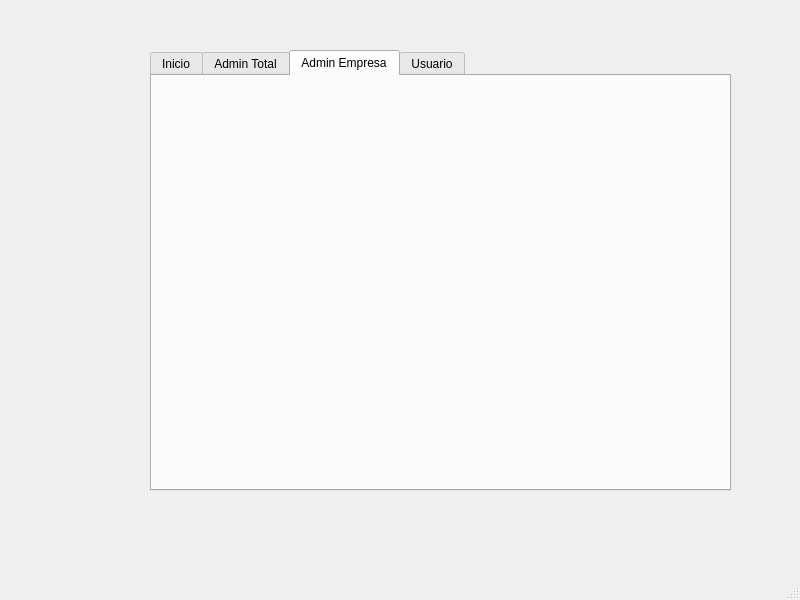
<?xml version="1.0" encoding="UTF-8"?>
<ui version="4.0">
 <class>MainWindow</class>
 <widget class="QMainWindow" name="MainWindow">
  <property name="geometry">
   <rect>
    <x>0</x>
    <y>0</y>
    <width>800</width>
    <height>600</height>
   </rect>
  </property>
  <property name="windowTitle">
   <string>MainWindow</string>
  </property>
  <widget class="QWidget" name="centralwidget">
   <widget class="QTabWidget" name="tabWidget">
    <property name="geometry">
     <rect>
      <x>150</x>
      <y>50</y>
      <width>581</width>
      <height>441</height>
     </rect>
    </property>
    <property name="currentIndex">
     <number>2</number>
    </property>
    <widget class="QWidget" name="Login">
     <property name="sizePolicy">
      <sizepolicy hsizetype="Preferred" vsizetype="Preferred">
       <horstretch>0</horstretch>
       <verstretch>0</verstretch>
      </sizepolicy>
     </property>
     <attribute name="title">
      <string>Inicio</string>
     </attribute>
     <widget class="QLineEdit" name="lineEditUsuario">
      <property name="geometry">
       <rect>
        <x>130</x>
        <y>140</y>
        <width>231</width>
        <height>21</height>
       </rect>
      </property>
     </widget>
     <widget class="QPushButton" name="btnEntrar">
      <property name="geometry">
       <rect>
        <x>200</x>
        <y>200</y>
        <width>80</width>
        <height>24</height>
       </rect>
      </property>
      <property name="text">
       <string>Entrar</string>
      </property>
     </widget>
     <widget class="QLabel" name="label">
      <property name="geometry">
       <rect>
        <x>130</x>
        <y>120</y>
        <width>153</width>
        <height>16</height>
       </rect>
      </property>
      <property name="text">
       <string>Inserte su nombre de usuario</string>
      </property>
     </widget>
    </widget>
    <widget class="QWidget" name="AdminTotal">
     <attribute name="title">
      <string>Admin Total</string>
     </attribute>
    </widget>
    <widget class="QWidget" name="AdminEmpresa">
     <attribute name="title">
      <string>Admin Empresa</string>
     </attribute>
     <widget class="QWidget" name="verticalLayoutWidget">
      <property name="geometry">
       <rect>
        <x>0</x>
        <y>0</y>
        <width>581</width>
        <height>411</height>
       </rect>
      </property>
      <layout class="QVBoxLayout" name="verticalLayout"/>
     </widget>
    </widget>
    <widget class="QWidget" name="UsuarioEstandar">
     <attribute name="title">
      <string>Usuario</string>
     </attribute>
    </widget>
   </widget>
  </widget>
  <widget class="QMenuBar" name="menubar">
   <property name="geometry">
    <rect>
     <x>0</x>
     <y>0</y>
     <width>800</width>
     <height>21</height>
    </rect>
   </property>
  </widget>
  <widget class="QStatusBar" name="statusbar"/>
 </widget>
 <resources/>
 <connections/>
</ui>
